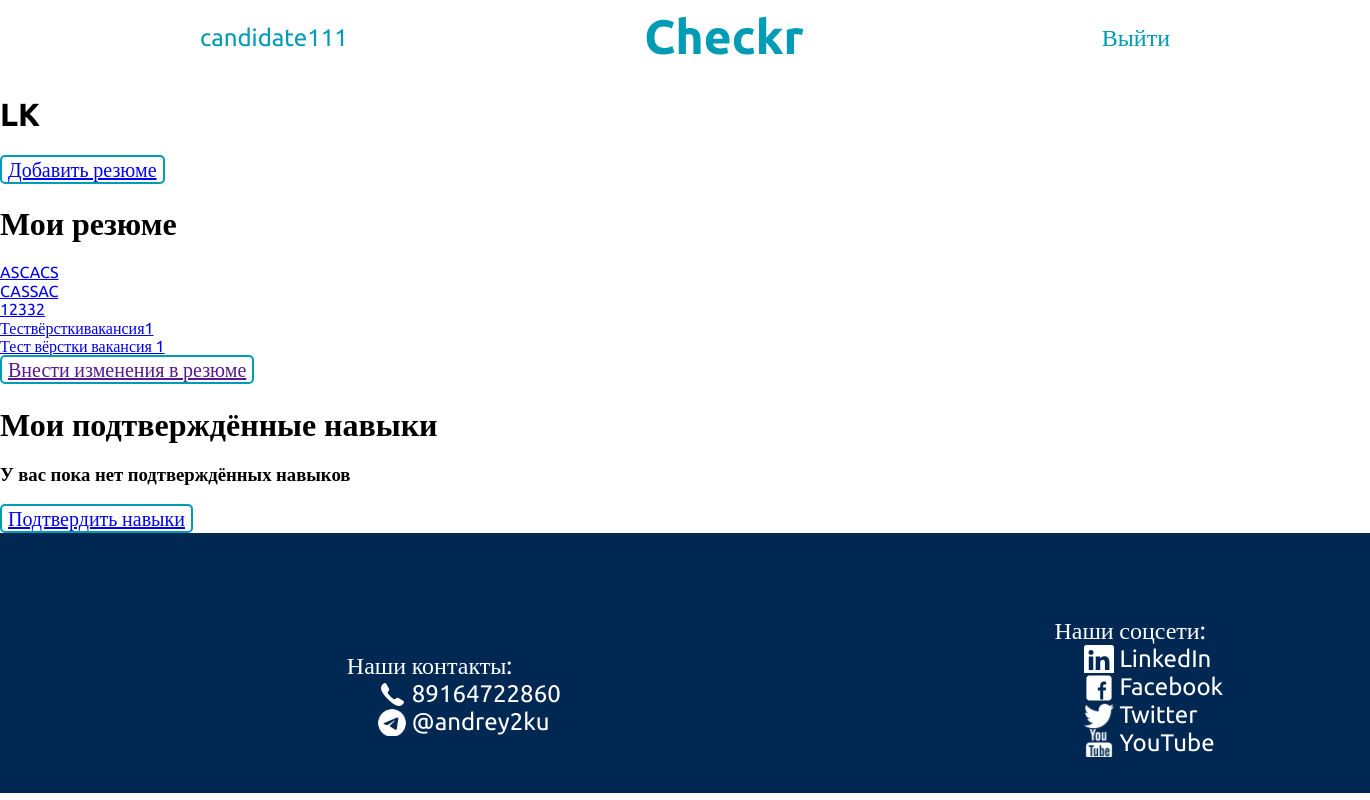
The app's page /lk/ (signed in) with its own data.
### my_hh_app/models.py (models this page shows, shortened)
class Resume(models.Model):
    name = models.CharField("name", max_length=200)
    option = (("male", "Мужской"), ("female", "Женский"))
    gender = models.CharField("gender", max_length=200, choices=option)
    spec = models.TextField("speciality", max_length=200)
    experience = models.TextField("experience")
    option = (("full-time", "full-time"), ("part-time", "part-time"))
    type_of_employment = models.CharField("type_of_employment", max_length=200, choices=option)
    skills = models.ManyToManyField(Skills)
    age = models.CharField("age", max_length=100)
    phone = models.CharField("phone", max_length=20)
    salary = models.CharField("salary", max_length=200)
    adres = models.CharField("adres", max_length=200)
    author = models.ForeignKey(User, on_delete=models.SET_NULL, null=True)

### lk/views.py (the view, shortened to what this page needs)
# urls.py: path("", views.lk),
@login_required
def lk(request):
    user = request.user
    cure_user_status = UserStatus.objects.get(user=user).status
    context = {"cure_user_status": cure_user_status}
    if request.method == "POST":
        user_status = UserStatus.objects.get(user=user)
        user_status.status = "top_employer"
        user_status.save()
    if cure_user_status == "candidate":
        author_resume = Resume.objects.filter(author=user)
        context["author_resumes"] = author_resume
        checked_skills = UserCheckedSkills.objects.get(user=user).skills_id
        if len(checked_skills.all()) == 0:
            context["checked_skills"] = 0
        else:
            context["checked_skills_len"] = checked_skills
            context["checked_skills"] = checked_skills
        return render(request, "lk/candidate_lk.html", context)

### my_hh_app/templates/lk/candidate_lk.html (shortened to what this page needs)
<!DOCTYPE html>
<html lang="en">
<head>
</head>
<body>
{% extends 'my_hh_app/base.html' %}
{% block content %}
<h1> LK </h1>
<button> <a href="http://127.0.0.1:8000/send_resume">Добавить резюме</a></button>
<h1>Мои резюме</h1>
{% for resume in author_resumes %}
<a href="resume_view/{{resume.id}}">{{resume.spec}}</a><br>
{% endfor %}
<button> <a href="">Внести изменения в резюме</a></button>
<h1>Мои подтверждённые навыки</h1>
{% if checked_skills == 0 %}
<h3>У вас пока нет подтверждённых навыков</h3>
{% else %}
    {% for checked_skill in checked_skills.all %}
        <h5>{{checked_skill}}</h5>
    {% endfor %}
{%endif %}
<button><a href="skills_for_check">Подтвердить навыки</a></button>
{% endblock %}

### my_hh_app/templates/my_hh_app/base.html (shortened to what this page needs)
<head>
  {% load static %}
  <link rel="stylesheet" href="{% static 'my_hh_app/css/normalize.min.css' %}">
  <link rel="stylesheet" href="{% static 'my_hh_app/css/style.css' %}">
</head>
{% load static %}
<header>
    <nav class="header__nav">
        {% if request.user.is_authenticated == False %}
      <a class="header__link" href="http://127.0.0.1:8000/accounts/login">Вы пока не авторизовались :( </a>
      <a class="logo" href="http://127.0.0.1:8000/" ><img src="{% static 'my_hh_app/images/Checkr.svg' %}"></a>
      <a class="header__link" href="http://127.0.0.1:8000/accounts/login"> Войти</a>
        {% else %}
        <a class="header__link" href="http://127.0.0.1:8000/lk">{{request.user}} </a>
      <a class="logo" href="http://127.0.0.1:8000/" ><img src="{% static 'my_hh_app/images/Checkr.svg' %}"></a>
      <a class="header__link" href="http://127.0.0.1:8000/exit"> Выйти</a>
        {% endif %}
    </nav>
  </header>
{% block content %}
{%endblock%}
<footer class="footer">
    <ul class="our__contacts_ul">Наши контакты:
      <li class="our__phone">89164722860</li>
      <li class="our__tg">@andrey2ku</li>
    </ul>
    <ul class="our__links"> Наши соцсети:
      <li class="is-linkedin"><a class="our__links__link"href="#" title="LinkedIn" target="_blank"
          rel="noopener noreferrer"><span>LinkedIn</span></a></li>
      <li class="is-facebook"><a class="our__links__link" href="#" title="Facebook" target="_blank"
          rel="noopener noreferrer"> <span>Facebook</span></a></li>
      <li class="is-twitter"><a class="our__links__link" href="#" title="Twitter" target="_blank"
          rel="noopener noreferrer"> <span>Twitter</span></a></li>
      <li class="is-youtube"><a class="our__links__link" href="#" title="YouTube"
          target="_blank" rel="noopener noreferrer"> <span>YouTube</span></a></li>
    </ul>
  </footer>

### my_hh_app/static/my_hh_app/css/style.css (style rules this page uses)
body { margin-top: 0; font-family: 'Ubuntu'; }
header { padding-left: 200px; padding-right: 200px; }
.header__nav { height: 75px; max-width: 1500px; width: 100%; margin: 0 auto; display: flex; justify-content: space-between; align-items: center; }
.header__link { text-decoration: none; font-size: 24px; font-weight: 400; color: #009BB5; }
.footer { display: flex; justify-content: space-around; position: relative; margin: 0 auto; width: 100%; padding-left: 80px; padding-right: 80px; max-width: 1500px; height: 260px; background-color: #002853; }
.our__contacts_ul { padding-top: 95px; font-family: 'Ubuntu'; font-style: normal; font-weight: 400; font-size: 24px; line-height: 28px; color: #FFFFFF; list-style-type: none; }
.our__phone { margin-left: 30px; padding-left:35px ; background: url("../images/telephone.svg") no-repeat; }
.our__tg { margin-left: 30px; padding-left:35px ; background: url("../images/tg.svg") no-repeat; }
.our__links { padding-top: 60px; font-family: 'Ubuntu'; font-style: normal; font-weight: 400; font-size: 24px; line-height: 28px; color: #FFFFFF; list-style-type: none; }
.our__links__link { text-decoration: none; font-family: 'Ubuntu'; font-style: normal; font-weight: 400; font-size: 24px; line-height: 28px; color: #FFFFFF; }
.is-linkedin { background: url("../images/linkedin.svg") no-repeat; margin-left: 30px; padding-left:35px }
.is-facebook { background: url("../images/facebook.svg") no-repeat; margin-left: 30px; padding-left:35px }
.is-twitter { background: url("../images/twitter.svg") no-repeat; margin-left: 30px; padding-left:35px }
.is-youtube { background: url("../images/youtube.svg") no-repeat; margin-left: 30px; padding-left:35px }
button { padding-left: 6px; padding-right: 6px; font-family: 'Ubuntu'; font-style: normal; font-weight: 400; font-size: 20px; line-height: 23px; background: #fff; color: #009BB5; border: 2px solid; border-radius: 5px; border-color: #009BB5; }

### records on screen
Resume: spec "ASCACS"
Resume: spec "CASSAC"
Resume: spec "12332"
Resume: spec "Тествёрсткивакансия1"
Resume: spec "Тест вёрстки вакансия 1"

### other values on screen
{{ request.user }} "candidate111"
